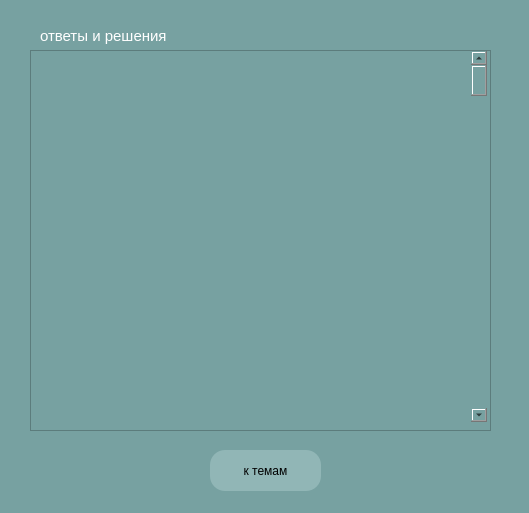
<?xml version="1.0" encoding="UTF-8"?>
<ui version="4.0">
 <class>MainWindow</class>
 <widget class="QMainWindow" name="MainWindow">
  <property name="geometry">
   <rect>
    <x>0</x>
    <y>0</y>
    <width>529</width>
    <height>513</height>
   </rect>
  </property>
  <property name="sizePolicy">
   <sizepolicy hsizetype="Minimum" vsizetype="Minimum">
    <horstretch>10</horstretch>
    <verstretch>0</verstretch>
   </sizepolicy>
  </property>
  <property name="maximumSize">
   <size>
    <width>529</width>
    <height>513</height>
   </size>
  </property>
  <property name="windowTitle">
   <string>MainWindow</string>
  </property>
  <property name="styleSheet">
   <string notr="true">background-color: rgb(119, 161, 161);</string>
  </property>
  <widget class="QWidget" name="centralwidget">
   <widget class="QLabel" name="label">
    <property name="geometry">
     <rect>
      <x>40</x>
      <y>10</y>
      <width>521</width>
      <height>51</height>
     </rect>
    </property>
    <property name="font">
     <font>
      <pointsize>11</pointsize>
      <weight>50</weight>
      <bold>false</bold>
     </font>
    </property>
    <property name="styleSheet">
     <string notr="true">color: rgb(255, 255, 255);</string>
    </property>
    <property name="text">
     <string>ответы и решения</string>
    </property>
   </widget>
   <widget class="QPushButton" name="btn_return">
    <property name="geometry">
     <rect>
      <x>210</x>
      <y>450</y>
      <width>111</width>
      <height>41</height>
     </rect>
    </property>
    <property name="styleSheet">
     <string notr="true">QPushButton {
	background-color: rgb(145, 182, 182);
	border-width: 2px;
	border-radius: 15px;
}

QPushbutton:pressed {
	background-color: white

}</string>
    </property>
    <property name="text">
     <string>к темам</string>
    </property>
   </widget>
   <widget class="QScrollArea" name="scrollArea">
    <property name="geometry">
     <rect>
      <x>30</x>
      <y>50</y>
      <width>461</width>
      <height>381</height>
     </rect>
    </property>
    <property name="widgetResizable">
     <bool>true</bool>
    </property>
    <widget class="QWidget" name="scrollAreaWidgetContents">
     <property name="geometry">
      <rect>
       <x>0</x>
       <y>0</y>
       <width>459</width>
       <height>379</height>
      </rect>
     </property>
     <widget class="QScrollBar" name="verticalScrollBar">
      <property name="geometry">
       <rect>
        <x>440</x>
        <y>0</y>
        <width>16</width>
        <height>371</height>
       </rect>
      </property>
      <property name="sizePolicy">
       <sizepolicy hsizetype="Fixed" vsizetype="Preferred">
        <horstretch>0</horstretch>
        <verstretch>0</verstretch>
       </sizepolicy>
      </property>
      <property name="orientation">
       <enum>Qt::Vertical</enum>
      </property>
     </widget>
    </widget>
   </widget>
  </widget>
 </widget>
 <resources/>
 <connections/>
</ui>
